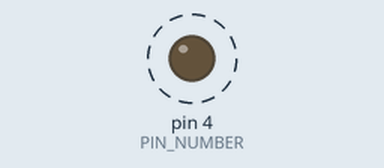
Simulated run of this program. Board: Raspberry Pi (wiringPi pin numbers). Parts: output pins drawn as LEDs (lit = HIGH). Dashed ring = blinking. Pin numbers are wiringPi numbers; what the program prints to the terminal is not drawn.

Above: at 0.5 s.
Timing chart, 0 to 4.6 s (numbered marks = the images above):
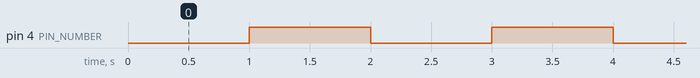

The program:

01_driving_output.py
```python
import wiringpi
from time import sleep

wiringpi.wiringPiSetup()    # Use WiringPi numbering

PIN_NUMBER = 4

wiringpi.pinMode(PIN_NUMBER, 1)        # Set LED pin to 1 ( OUTPUT )

while True:
  print("Setting LED on")
  wiringpi.digitalWrite(PIN_NUMBER, 0)   # Write 0 ( LOW ) to LED pin
  sleep(1)
  print("Setting LED off")
  wiringpi.digitalWrite(PIN_NUMBER, 1)   # Write 1 ( HIGH ) to LED pin
  sleep(1)
```

Measured:
- by itself, pin 4 (PIN_NUMBER): alternates HIGH for 1.0 s and LOW for 1.0 s
